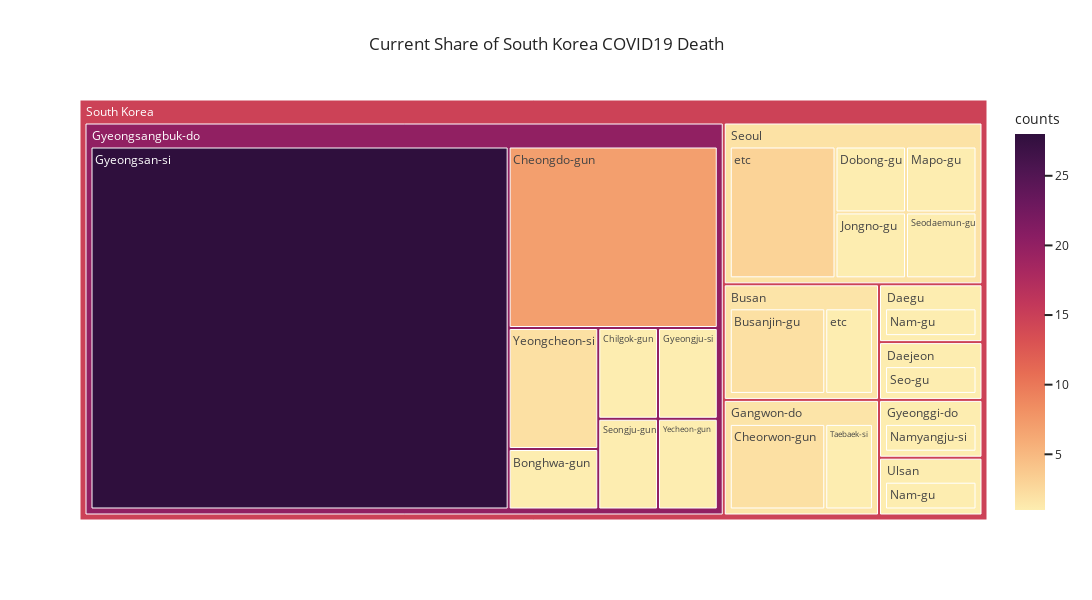

The notebook cell this image was saved under:
### Code cell
# df_deceased_grouped = df_deceased.groupby(by=['province', 'city']).count()['patient_id'].reset_index(name='counts')
# Putting the ['patient_id'] after the count() is Bad, as it wasters the count() calculation on other columns

df_deceased_grouped = df_deceased.groupby(by=['province', 'city'])['patient_id'].count().reset_index(name='counts')
df_deceased_grouped['Country'] = 'South Korea'
fig = px.treemap(df_deceased_grouped, path=['Country', 'province', 'city'], values = 'counts', color = 'counts',
                color_continuous_scale='matter', title = 'Current Share of South Korea COVID19 Death')
fig.update_layout(width=1200, height = 600, template='seaborn')
# fig.update_layout(width=1200, height = 600)
fig.show()

### Figure 1 — Plotly figure (JSON) as saved in the notebook; plotly's stock layout.template omitted (floating-point values rounded to 4 significant figures)
{"data": [{"branchvalues": "total", "customdata": [[1], [2], [7], [2], [1], [1], [1], [28], [1], [1], [1], [1], [1], [1], [1], [1], [1], [1], [2], [1], [3], [1.667], [1], [1], [1.667], [1], [20.05], [1.857], [1], [14.73]], "domain": {"x": [0, 1], "y": [0, 1]}, "hovertemplate": "labels=%{label}<br>counts_sum=%{value}<br>parent=%{parent}<br>id=%{id}<br>counts=%{color}<extra></extra>", "ids": ["South Korea/Gyeongsangbuk-do/Bonghwa-gun", "South Korea/Busan/Busanjin-gu", "South Korea/Gyeongsangbuk-do/Cheongdo-gun", "South Korea/Gangwon-do/Cheorwon-gun", "South Korea/Gyeongsangbuk-do/Chilgok-gun", "South Korea/Seoul/Dobong-gu", "South Korea/Gyeongsangbuk-do/Gyeongju-si", "South Korea/Gyeongsangbuk-do/Gyeongsan-si", "South Korea/Seoul/Jongno-gu", "South Korea/Seoul/Mapo-gu", "South Korea/Daegu/Nam-gu", "South Korea/Ulsan/Nam-gu", "South Korea/Gyeonggi-do/Namyangju-si", "South Korea/Daejeon/Seo-gu", "South Korea/Seoul/Seodaemun-gu", "South Korea/Gyeongsangbuk-do/Seongju-gun", "South Korea/Gangwon-do/Taebaek-si", "South Korea/Gyeongsangbuk-do/Yecheon-gun", "South Korea/Gyeongsangbuk-do/Yeongcheon-si", "South Korea/Busan/etc", "South Korea/Seoul/etc", "South Korea/Busan", "South Korea/Daegu", "South Korea/Daejeon", "South Korea/Gangwon-do", "South Korea/Gyeonggi-do", "South Korea/Gyeongsangbuk-do", "South Korea/Seoul", "South Korea/Ulsan", "South Korea"], "labels": ["Bonghwa-gun", "Busanjin-gu", "Cheongdo-gun", "Cheorwon-gun", "Chilgok-gun", "Dobong-gu", "Gyeongju-si", "Gyeongsan-si", "Jongno-gu", "Mapo-gu", "Nam-gu", "Nam-gu", "Namyangju-si", "Seo-gu", "Seodaemun-gu", "Seongju-gun", "Taebaek-si", "Yecheon-gun", "Yeongcheon-si", "etc", "etc", "Busan", "Daegu", "Daejeon", "Gangwon-do", "Gyeonggi-do", "Gyeongsangbuk-do", "Seoul", "Ulsan", "South Korea"], "marker": {"coloraxis": "coloraxis", "colors": [1, 2, 7, 2, 1, 1, 1, 28, 1, 1, 1, 1, 1, 1, 1, 1, 1, 1, 2, 1, 3, 1.667, 1, 1, 1.667, 1, 20.05, 1.857, 1, 14.73]}, "name": "", "parents": ["South Korea/Gyeongsangbuk-do", "South Korea/Busan", "South Korea/Gyeongsangbuk-do", "South Korea/Gangwon-do", "South Korea/Gyeongsangbuk-do", "South Korea/Seoul", "South Korea/Gyeongsangbuk-do", "South Korea/Gyeongsangbuk-do", "South Korea/Seoul", "South Korea/Seoul", "South Korea/Daegu", "South Korea/Ulsan", "South Korea/Gyeonggi-do", "South Korea/Daejeon", "South Korea/Seoul", "South Korea/Gyeongsangbuk-do", "South Korea/Gangwon-do", "South Korea/Gyeongsangbuk-do", "South Korea/Gyeongsangbuk-do", "South Korea/Busan", "South Korea/Seoul", "South Korea", "South Korea", "South Korea", "South Korea", "South Korea", "South Korea", "South Korea", "South Korea", ""], "type": "treemap", "values": [1, 2, 7, 2, 1, 1, 1, 28, 1, 1, 1, 1, 1, 1, 1, 1, 1, 1, 2, 1, 3, 3, 1, 1, 3, 1, 42, 7, 1, 59]}], "layout": {"coloraxis": {"colorbar": {"title": {"text": "counts"}}, "colorscale": [[0, "rgb(253, 237, 176)"], [0.09091, "rgb(250, 205, 145)"], [0.1818, "rgb(246, 173, 119)"], [0.2727, "rgb(240, 142, 98)"], [0.3636, "rgb(231, 109, 84)"], [0.4545, "rgb(216, 80, 83)"], [0.5455, "rgb(195, 56, 90)"], [0.6364, "rgb(168, 40, 96)"], [0.7273, "rgb(138, 29, 99)"], [0.8182, "rgb(107, 24, 93)"], [0.9091, "rgb(76, 21, 80)"], [1, "rgb(47, 15, 61)"]]}, "height": 600, "legend": {"tracegroupgap": 0}, "title": {"text": "Current Share of South Korea COVID19 Death"}, "width": 1200}}
